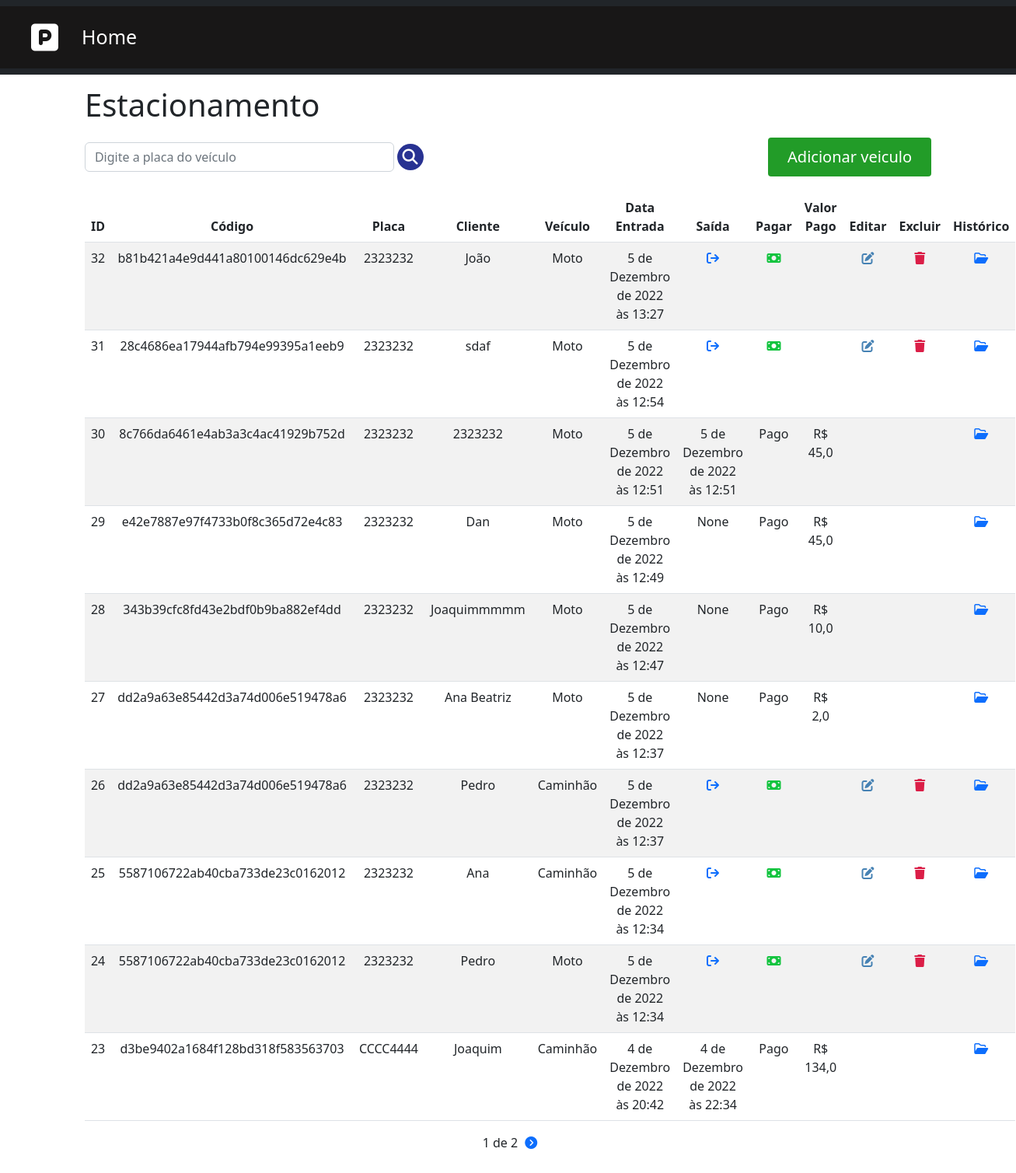
The app's page /, older data.
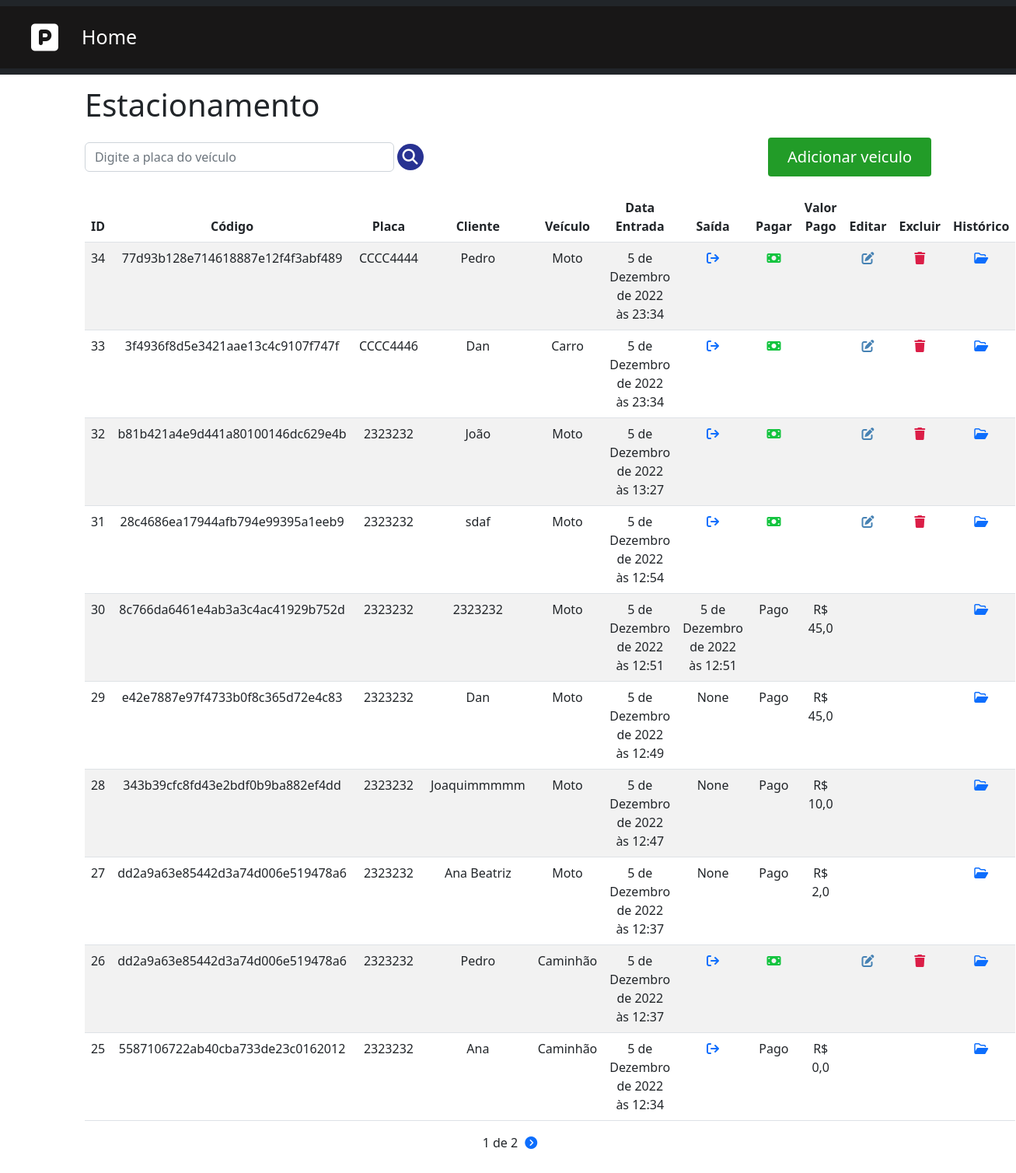
The same page, newer data.
### core/models.py (models this page shows, shortened)
class Parking(models.Model):
    TYPEVEHICLE = (
        ('Carro', "Carro"),
        ('Moto', 'Moto'),
        ('Caminhão', 'Caminhão'),
    )
    id = models.AutoField(primary_key=True, auto_created=True)
    client = models.CharField(max_length=255, verbose_name="Cliente")
    code = models.CharField(max_length=8, editable=False,
                            verbose_name="Código")
    plate = models.CharField(max_length=8, null=False,
                             verbose_name="Placa")
    value = models.FloatField(default=0, verbose_name="Valor")
    paid = models.BooleanField(default=False, verbose_name="Pago")
    left = models.BooleanField(default=False, verbose_name="Saída")
    vehicle = models.CharField(max_length=10, choices=TYPEVEHICLE,
                               verbose_name="Veículo")
    date_input = models.DateTimeField(auto_now_add=True,
                                      verbose_name="Data entrada")
    date_output = models.DateTimeField(null=True, blank=True,
                                       verbose_name="Data saída")

### core/views.py (the view)
# urls.py: path("", ParkingViewSet.get_parkings),
    @staticmethod
    def get_parkings(request):
        search = request.GET.get('search')
        if search:
            parkings = Parking.objects.filter(
                plate__icontains=search).order_by("-date_input", "-paid")
        else:
            parkings_list = Parking.objects.order_by("-date_input",  "paid", "date_output")
            paginator = Paginator(parkings_list, 10)
            page = request.GET.get('page')
            parkings = paginator.get_page(page)
        return render(request, 'home/index.html', {"parkings": parkings})

### core/templates/home/index.html (shortened to what this page needs)
{% extends 'base.html' %}
{% block content %}
<div class="offset-1 col-10 list-div">
        <h1>Estacionamento</h1>
    <div class="container-search">
        <form method="GET" id="search-form">
            <input class="form-control" type="text" id="search" name="search" placeholder="Digite a placa do veículo" value="{{ request.GET.search }}">
            <i class="fas fa-search" id="search-btn"></i>
        </form>
        <a href="parking" class="btn-add" role="button" >Adicionar veiculo</a>
    </div>
    {% include 'parking/parking_data.html' %}
    {% include 'pagination.html' %}
{% endblock %}

### core/templates/parking/parking_data.html
  <table class="table table-striped table-hover">
        <thead>
        <tr class="header-table">
            <th scope="col">ID</th>
            <th scope="col">Código</th>
            <th scope="col">Placa</th>
            <th scope="col">Cliente</th>
            <th scope="col">Veículo</th>
            <th scope="col">Data Entrada</th>
            <th scope="col">Saída</th>
            <th scope="col">Pagar</th>
            <th scope="col">Valor Pago</th>
            <th scope="col">Editar</th>
            <th scope="col">Excluir</th>
            <th scope="col">Histórico</th>
        </tr>
        </thead>
        <tbody>
        {% for parking in parkings %}
            <tr>
                <td>{{parking.id}}</td>
                <td>{{parking.code}}</td>
                <td>{{parking.plate}}</td>
                <td>{{parking.client}}</td>
                <td>{{parking.vehicle}}</td>
                <td>{{parking.date_input}}</td>
                {% if parking.left == True %}
                <td>{{parking.date_output}}</td>
                {% else %}
                <td><a href="/parking/{{parking.id}}/out" class="output-btn"><i class="fa-solid fa-arrow-right-from-bracket"></i></a></td>
                {% endif %}
                {% if parking.paid == True %}
                    <td>Pago</td>
                    <td>R$ {{parking.value}}</td>
                    <td></td>
                    <td></td>
                {% else %}
                    <td><a href="/parking/{{parking.id}}/pay"><i class="fa-solid fa-money-bill"></i></a></td>
                    <td></td>
                    <td><a href="/edit/{{parking.id}}"><i class="fas fa-edit"></i></a></td>
                    <td><a href="/delete/{{parking.id}}" class="delete-btn"><i class="fas fa-trash"></i></a></td>
                {% endif %}
                <td><a href="/parking/{{parking.plate}}"><i class="fa-regular fa-folder-open"></i></a></td>
            </tr>
        {% endfor%}
        </tbody>
    </table>

Row changes from the older to the newer data that the page shows:
no longer on this page (row edited): Parking: id "24", code "5587106722ab40cba733de23c0162012", plate "2323232", client "Pedro", vehicle "Moto", date_input "5 de Dezembro de 2022 às 12:34"
no longer on this page (row unchanged): Parking: id "23", code "d3be9402a1684f128bd318f583563703", plate "CCCC4444", client "Joaquim", vehicle "Caminhão", date_input "4 de Dezembro de 2022 às 20:42", date_output "4 de Dezembro de 2022 às 22:34", value "134,0"
added Parking: id "34", code "77d93b128e714618887e12f4f3abf489", plate "CCCC4444", client "Pedro", vehicle "Moto", date_input "5 de Dezembro de 2022 às 23:34"
added Parking: id "33", code "3f4936f8d5e3421aae13c4c9107f747f", plate "CCCC4446", client "Dan", vehicle "Carro", date_input "5 de Dezembro de 2022 às 23:34"
changed Parking "5587106722ab40cba733de23c0162012": paid False → True (drawn); value (not shown) → "0,0"
